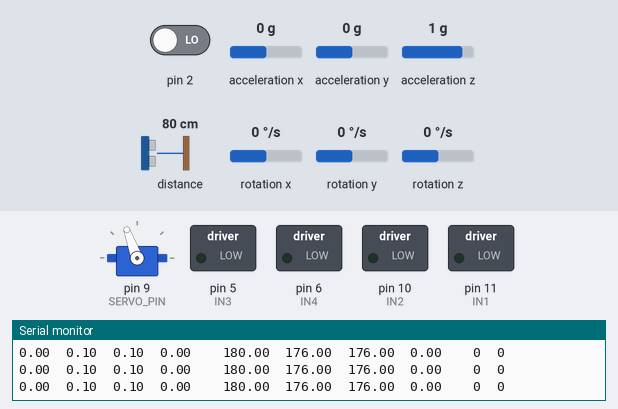
Bench run of a sketch on a simulated Arduino Uno, built with avr-gcc and run on an emulated ATmega328P. On the bench: servo, switched loads named in the sketch (green lamp = pin HIGH), the last lines printed to the serial monitor. The inputs (shaded band) are chosen by the test bench; at power-on: rotation z 0 °/s, pin 2 LOW, acceleration x 0 g, acceleration y 0 g, acceleration z 1 g, distance to the obstacle 80 cm, rotation x 0 °/s, rotation y 0 °/s. The echo pulse lasts 58.3 µs per cm; the sensor or clock chip raises its interrupt line as the real part does.

Above: at 1.65 s.
At 2.78 s:
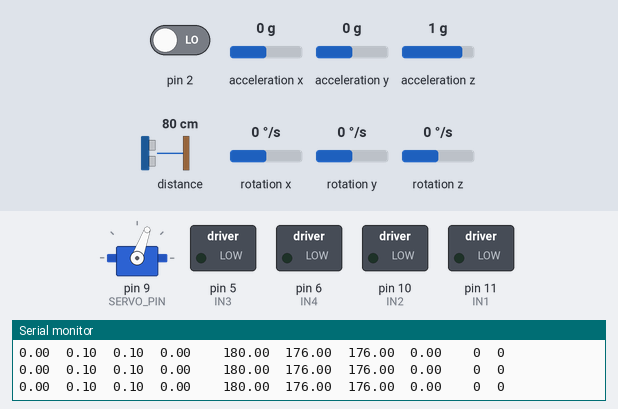
2.8 s: rotation z set to -100 °/s
At 2.95 s:
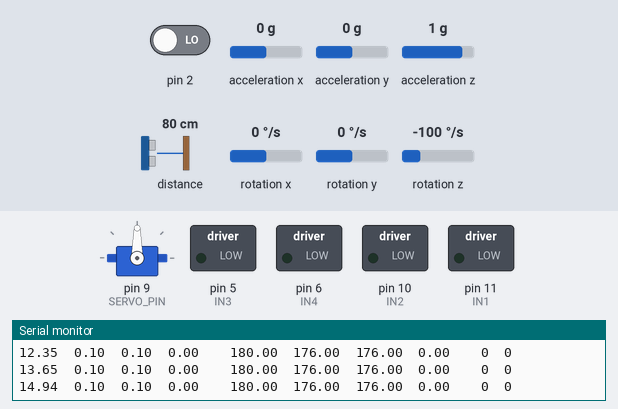
Timing chart, 0 to 11.8 s (numbered marks = the images above; inputs shaded):
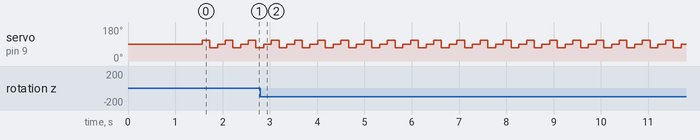

The sketch:

BalancingRobot.ino
```cpp
#include "I2Cdev.h"
#include <Wire.h>
#include <PID_v1.h>
//#include <SoftwareSerial.h>
#include "MPU6050_6Axis_MotionApps20.h"
//#include <NewPing.h>
#include <VL53L1X.h>
#include <Servo.h>

Servo myservo;  // create servo object to control a servo

int servoAngle = 90;    // variable to read the value from the analog pin

VL53L1X sensor;
int distance = 0, angleD = 90;
unsigned long dTimer;
int mereni_pohyb = 1;

#define d_speed 1.5
#define d_dir 3

#define IN1 11
#define IN2 10
#define IN3 5
#define IN4 6
#define SERVO_PIN 9

//#define TRIGGER_PIN 9
//#define ECHO_PIN 8
#define MAX_DISTANCE 75
#define MIN_DISTANCE 20
#define BAL_DISTANCE 40

//char content = 'P';
int MotorAspeed, MotorBspeed;
float MOTORSLACK_A = 20;                   // 40Compensate for motor slack range (low PWM values which result in no motor engagement)
float MOTORSLACK_B = 20;
#define BALANCE_PID_MIN -255              // Define PID limits to match PWM max in reverse and foward
#define BALANCE_PID_MAX 255
MPU6050 mpu;
//const int rxpin = 3;       //Bluetooth serial stuff
//const int txpin = 4;
//SoftwareSerial blue(rxpin, txpin);
//Ultrasonic ultrasonic(A0, A1);

//NewPing sonar(TRIGGER_PIN, ECHO_PIN, MAX_DISTANCE);
//int distanceCm;
//unsigned int pingSpeed = 50; // How frequently are we going to send out a ping (in milliseconds). 50ms would be 20 times a second.
//unsigned long pingTimer;     // Holds the next ping time.

//int distance
// MPU control/status vars
bool dmpReady = false;  // set true if DMP init was successful
uint8_t mpuIntStatus;   // holds actual interrupt status byte from MPU
uint8_t devStatus;      // return status after each device operation (0 = success, !0 = error)
uint16_t packetSize;    // expected DMP packet size (default is 42 bytes)
uint16_t fifoCount;     // count of all bytes currently in FIFO
uint8_t fifoBuffer[64]; // FIFO storage buffer</p><p>// orientation/motion vars
Quaternion q;           // [w, x, y, z]         quaternion container
VectorFloat gravity;    // [x, y, z]            gravity vector
float ypr[3];           // [yaw, pitch, roll]   yaw/pitch/roll container and gravity vector</p><p>/*********Tune these 4 values for your BOT*********/
double setpoint; //set the value when the bot is perpendicular to ground using serial monitor.
double originalSetpoint;
//Read the project documentation on circuitdigest.com to learn how to set these values
#define Kp  11 //Set this first
#define Kd  0.6//0.6 //Set this secound
#define Ki  160//160 //Finally set this
#define RKp  50 //Set this first
#define RKd 4//Set this secound
#define RKi  300 //Finally set this
/******End of values setting*********/
double ysetpoint;
double yoriginalSetpoint;
double input, yinput, youtput, output, Buffer[3];
PID pid(&input, &output, &setpoint, Kp, Ki, Kd, DIRECT);
PID rot(&yinput, &youtput, &ysetpoint, RKp, RKi, RKd, DIRECT);
volatile bool mpuInterrupt = false;     // indicates whether MPU interrupt pin has gone high

double compensate_slack(double yOutput, double Output, bool A);
void motorspeed(int MotorAspeed, int MotorBspeed);


void dmpDataReady()
{
  mpuInterrupt = true;
}


void init_imu() {
  // initialize device
  Serial.println(F("Initializing I2C devices..."));
  Wire.begin();
  TWBR = 24;
  mpu.initialize();  // verify connection
  Serial.println(F("Testing device connections..."));
  Serial.println(mpu.testConnection() ? F("MPU6050 connection successful") : F("MPU6050 connection failed"));// load and configure the DMP
  devStatus = mpu.dmpInitialize(); // supply your own gyro offsets here, scaled for min sensitivity
  mpu.setXGyroOffset(-133);
  mpu.setYGyroOffset(54);
  mpu.setZGyroOffset(38);
  mpu.setZAccelOffset(2109); // make sure it worked (returns 0 if so)
  if (devStatus == 0) {
    // turn on the DMP, now that it's ready
    Serial.println(F("Enabling DMP..."));
    mpu.setDMPEnabled(true);  // enable Arduino interrupt detection
    Serial.println(F("Enabling interrupt detection (Arduino external interrupt 0)..."));
    attachInterrupt(0, dmpDataReady, RISING);
    mpuIntStatus = mpu.getIntStatus();  // set our DMP Ready flag so the main loop() function knows it's okay to use it
    Serial.println(F("DMP ready! Waiting for first interrupt..."));
    dmpReady = true; // get expected DMP packet size for later comparison
    packetSize = mpu.dmpGetFIFOPacketSize();//setup PID
    pid.SetMode(AUTOMATIC);
    pid.SetSampleTime(10);
    pid.SetOutputLimits(-255, 255);
    rot.SetMode(AUTOMATIC);
    rot.SetSampleTime(10);
    rot.SetOutputLimits(-20, 20);
  }
  else
  {
    // ERROR!
    // 1 = initial memory load failed
    // 2 = DMP configuration updates failed
    // (if it's going to break, usually the code will be 1)
    Serial.print(F("DMP Initialization failed (code "));
    Serial.print(devStatus);
    Serial.println(F(")"));
  }
}
void getvalues() {
  // if programming failed, don't try to do anything</p><p>  if (!dmpReady) return;</p><p>  // wait for MPU interrupt or extra packet(s) available
  while (!mpuInterrupt && fifoCount < packetSize) {
    new_pid();
  }
  // reset interrupt flag and get INT_STATUS byte
  mpuInterrupt = false;
  mpuIntStatus = mpu.getIntStatus();  // get current FIFO count
  fifoCount = mpu.getFIFOCount();  // check for overflow (this should never happen unless our code is too inefficient)
  if ((mpuIntStatus & 0x10) || fifoCount == 1024)
  {
    // reset so we can continue cleanly
    mpu.resetFIFO();
    Serial.println(F("FIFO overflow!"));  // otherwise, check for DMP data ready interrupt (this should happen frequently)
  }
  else if (mpuIntStatus & 0x02)
  {
    // wait for correct available data length, should be a VERY short wait
    while (fifoCount < packetSize) fifoCount = mpu.getFIFOCount();  // read a packet from FIFO
    mpu.getFIFOBytes(fifoBuffer, packetSize);  // track FIFO count here in case there is > 1 packet available
    // (this lets us immediately read more without waiting for an interrupt)
    fifoCount -= packetSize;
    mpu.dmpGetQuaternion(&q, fifoBuffer); //get value for q
    mpu.dmpGetGravity(&gravity, &q); //get value for gravity
    mpu.dmpGetYawPitchRoll(ypr, &q, &gravity); //get value for ypr
    input = ypr[1] * 180 / M_PI + 180;
    yinput = ypr[0] * 180 / M_PI;
  }
}

void new_pid() {
  //Compute error
  pid.Compute();
  //  rot.Compute();
  // Convert PID output to motor control
  //MotorAspeed = compensate_slack(youtput, output, 1);
  //MotorBspeed = compensate_slack(youtput, output, 0);
  if (input > 100 && input < 260) {
    MotorAspeed = compensate_slack(0, output, 1);
    MotorBspeed = compensate_slack(0, output, 0);
  } else {
    MotorAspeed = 0;
    MotorBspeed = 0;
  }
  motorspeed(MotorAspeed, MotorBspeed);            //change speed
}
//Fast digitalWrite is implemented
/*void Bt_control() {
  if (blue.available()) {
    content = blue.read();
    if (content == 'F')
      setpoint = originalSetpoint - d_speed;//Serial.println(setpoint);}            //forward
    else if (content == 'B')
      setpoint = originalSetpoint + d_speed;//Serial.println(setpoint);}            //backward
    else if (content == 'L')
      ysetpoint = constrain((ysetpoint + yoriginalSetpoint - d_dir), -180, 180); //Serial.println(ysetpoint);}      //left
    else if (content == 'R')
      ysetpoint = constrain(ysetpoint + yoriginalSetpoint + d_dir, -180, 180); //Serial.println(ysetpoint);}        //right
    else if (content == 'S') {
      setpoint = originalSetpoint;
    }
  }
  else content = 'P';
  }*/
void initmot() {
  //Initialise the Motor outpu pins
  pinMode (IN4, OUTPUT);
  pinMode (IN3, OUTPUT);
  pinMode (IN2, OUTPUT);
  pinMode (IN1, OUTPUT);  //By default turn off both the motor
  analogWrite(IN4, LOW);
  analogWrite(IN3, LOW);
  analogWrite(IN2, LOW);
  analogWrite(IN1, LOW);
}
double compensate_slack(double yOutput, double Output, bool A) {
  // Compensate for DC motor non-linear "dead" zone around 0 where small values don't result in movement
  //yOutput is for left,right control
  if (A)
  {
    if (Output >= 0)
      Output = Output + MOTORSLACK_A - yOutput;
    if (Output < 0)
      Output = Output - MOTORSLACK_A - yOutput;
  }
  else
  {
    if (Output >= 0)
      Output = Output + MOTORSLACK_B + yOutput;
    if (Output < 0)
      Output = Output - MOTORSLACK_B + yOutput;
  }
  Output = constrain(Output, BALANCE_PID_MIN, BALANCE_PID_MAX);
  return Output;
}
void motorspeed(int MotorAspeed, int MotorBspeed) {
  // Motor A control
  if (MotorAspeed >= 0) {
    analogWrite(IN1, abs(MotorAspeed));
    digitalWrite(IN2, LOW);
  }
  else {
    digitalWrite(IN1, LOW);
    analogWrite(IN2, abs(MotorAspeed));
  }
  // Motor B control
  if (MotorBspeed >= 0) {
    analogWrite(IN3, abs(MotorBspeed));
    digitalWrite(IN4, LOW);
  }
  else {
    digitalWrite(IN3, LOW);
    analogWrite(IN4, abs(MotorBspeed));
  }
}
void printval()
{
  Serial.print(yinput); Serial.print("\t");
  Serial.print(yoriginalSetpoint); Serial.print("\t");
  Serial.print(ysetpoint); Serial.print("\t");
  Serial.print(youtput); Serial.print("\t"); Serial.print("\t");
  Serial.print(input); Serial.print("\t");
  Serial.print(originalSetpoint); Serial.print("\t");
  Serial.print(setpoint); Serial.print("\t");
  Serial.print(output); Serial.print("\t"); Serial.print("\t");
  Serial.print(MotorAspeed); Serial.print("\t");
  Serial.print(MotorBspeed); Serial.print("\t");
  //Serial.print(content);
  Serial.println("\t");
}

/*void echoCheck() { // Timer2 interrupt calls this function every 24uS where you can check the ping status.
  // Don't do anything here!
  if (sonar.check_timer()) { // This is how you check to see if the ping was received.
    // Here's where you can add code.
    Serial.print("Ping: ");
    Serial.print(sonar.ping_result / US_ROUNDTRIP_CM); // Ping returned, uS result in ping_result, convert to cm with US_ROUNDTRIP_CM.
    Serial.println("cm");
  }
  // Don't do anything here!
  }*/
int getDistance() {
  static int dist70 = 5000, dist90 = 5000, dist110 = 5000;

  if (mereni_pohyb) {
    int distanceNow = sensor.read();
    if (servoAngle == 70) {
      dist70 = distanceNow;
    } else if (servoAngle == 90) {
      dist90 = distanceNow;

      if (dist90 >= MIN_DISTANCE) {
        if (dist90 >= MAX_DISTANCE) { //  za MAX v 90
          if (dist70 < MAX_DISTANCE ) {
            distance = dist70;
            angleD = 70;
          } else if (dist110 < MAX_DISTANCE) {
            distance = dist110;
            angleD = 110;
          } else {
            distance = dist90;
            angleD = 90;
          }
        } else { // mezi  MIN a MAX

          int d97 = dist90 - dist70;
          int d911 = dist90 - dist110;
          if (d97 > 0 || d911 > 0 ) {
            if (d97 > d911) {
              distance = dist70;
              angleD = 70;
            } else  {
              distance = dist110;
              angleD = 110;
            }
          }
        }

      } else {                     //back
        distance = dist90;
        angleD = 90;
      }


    } else if (servoAngle == 110) {
      dist110 = distanceNow;
    }
    mereni_pohyb = 0;
    return 50;
  }
  if (servoAngle == 70) {
    servoAngle = 90;
  } else if (servoAngle == 90) {
    servoAngle = 110;
  } else if (servoAngle == 110) {
    servoAngle = 70;
  }
  myservo.write(servoAngle);
  mereni_pohyb = 1;
  return 100;
}


void getMove() {

  setpoint = originalSetpoint;
  if (distance < MIN_DISTANCE) {
    setpoint = originalSetpoint + d_speed;//Serial.println(setpoint);}            //backward
  } else if (distance > BAL_DISTANCE && distance < MAX_DISTANCE) {
    setpoint = originalSetpoint - d_speed;//Serial.println(setpoint);}            //forward
  }
  if (angleD <= 70) {
    ysetpoint = constrain((ysetpoint + yoriginalSetpoint - d_dir), -180, 180); //Serial.println(ysetpoint);}      //left
  } else if (angleD >= 110) {
    ysetpoint = constrain(ysetpoint + yoriginalSetpoint + d_dir, -180, 180); //Serial.println(ysetpoint);}        //right
  }
}

void setup() {
  Serial.begin(115200);
  //pingTimer = millis(); // Start now.
  //  blue.begin(9600);
  //  blue.setTimeout(10);
  init_imu();           //initialiser le MPU6050
  initmot();            //initialiser les moteurs
  originalSetpoint = 176;  //consigne
  yoriginalSetpoint = 0.1;
  setpoint = originalSetpoint ;
  ysetpoint = yoriginalSetpoint ;

  Wire.begin();
  Wire.setClock(400000); // use 400 kHz I2C

  sensor.setTimeout(500);
  if (!sensor.init())
  {
    Serial.println("Failed to detect and initialize sensor!");
    while (1);
  }
  sensor.setDistanceMode(VL53L1X::Medium);
  sensor.setMeasurementTimingBudget(33000);
  sensor.startContinuous(50);

  myservo.attach(SERVO_PIN);  // attaches the servo on pin 9 to the servo object
  delay(500);
  myservo.write(servoAngle);
  mereni_pohyb = 1;
  dTimer = millis();
  delay(500);
}


void loop() {
  if (millis() > dTimer ) {
    dTimer = millis() + getDistance();
  }

  getMove();
  getvalues();
  // Bt_control();
  printval();
}
```

Measured:
- by itself, servo on pin 9 (SERVO_PIN): repeats every 0.49 s: 110° 0.16 s, 70° 0.16 s, 90° 0.16 s
